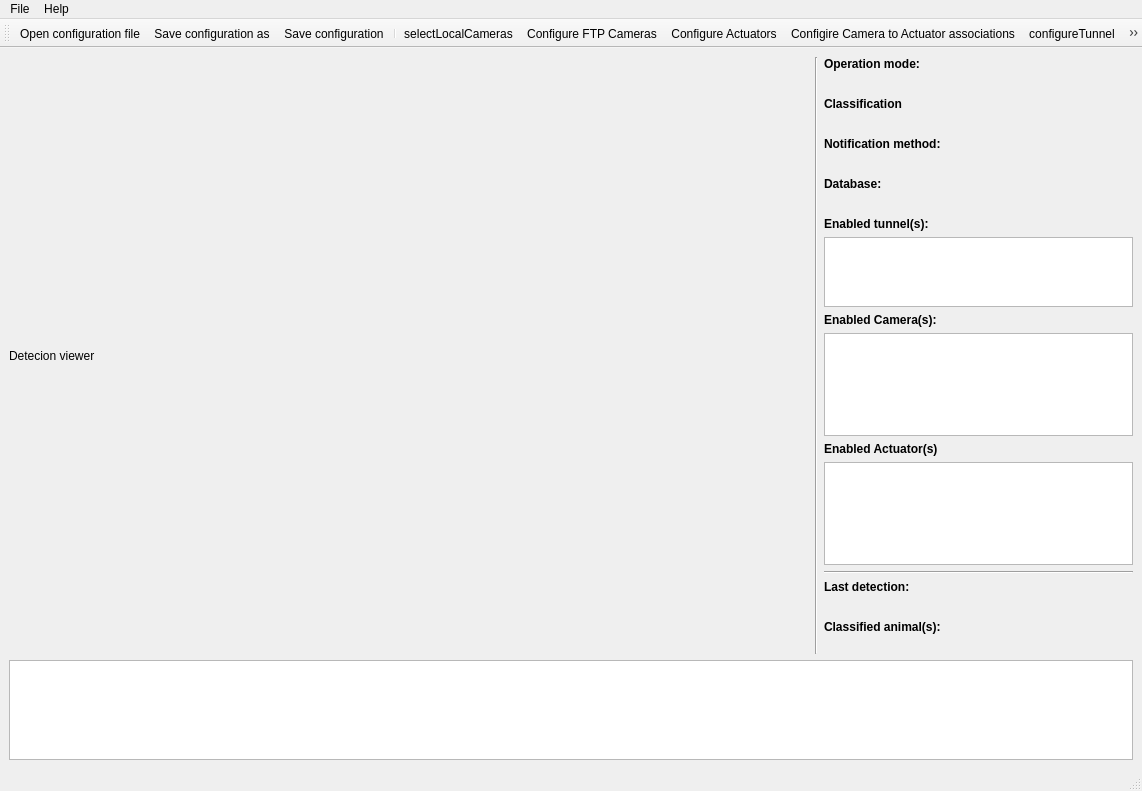
<?xml version="1.0" encoding="UTF-8"?>
<ui version="4.0">
 <class>MainWindow</class>
 <widget class="QMainWindow" name="MainWindow">
  <property name="geometry">
   <rect>
    <x>0</x>
    <y>0</y>
    <width>1142</width>
    <height>791</height>
   </rect>
  </property>
  <property name="sizePolicy">
   <sizepolicy hsizetype="MinimumExpanding" vsizetype="MinimumExpanding">
    <horstretch>0</horstretch>
    <verstretch>0</verstretch>
   </sizepolicy>
  </property>
  <property name="minimumSize">
   <size>
    <width>800</width>
    <height>600</height>
   </size>
  </property>
  <property name="windowTitle">
   <string>Wild Animals Detection and Alert System (WADAS)</string>
  </property>
  <widget class="QWidget" name="centralwidget">
   <layout class="QGridLayout" name="gridLayout" rowstretch="300,0" columnstretch="300,0,0">
    <item row="0" column="1">
     <widget class="Line" name="line">
      <property name="sizePolicy">
       <sizepolicy hsizetype="Fixed" vsizetype="MinimumExpanding">
        <horstretch>0</horstretch>
        <verstretch>0</verstretch>
       </sizepolicy>
      </property>
      <property name="orientation">
       <enum>Qt::Orientation::Vertical</enum>
      </property>
     </widget>
    </item>
    <item row="0" column="2">
     <layout class="QVBoxLayout" name="verticalLayout">
      <item>
       <widget class="QLabel" name="label_op_mode_title">
        <property name="sizePolicy">
         <sizepolicy hsizetype="MinimumExpanding" vsizetype="Preferred">
          <horstretch>0</horstretch>
          <verstretch>0</verstretch>
         </sizepolicy>
        </property>
        <property name="font">
         <font>
          <bold>true</bold>
         </font>
        </property>
        <property name="text">
         <string>Operation mode:</string>
        </property>
       </widget>
      </item>
      <item>
       <widget class="QLabel" name="label_op_mode">
        <property name="sizePolicy">
         <sizepolicy hsizetype="MinimumExpanding" vsizetype="Preferred">
          <horstretch>0</horstretch>
          <verstretch>0</verstretch>
         </sizepolicy>
        </property>
        <property name="text">
         <string/>
        </property>
       </widget>
      </item>
      <item>
       <widget class="QLabel" name="label_5">
        <property name="font">
         <font>
          <bold>true</bold>
         </font>
        </property>
        <property name="text">
         <string>Classification</string>
        </property>
       </widget>
      </item>
      <item>
       <widget class="QLabel" name="label_classification_enablement">
        <property name="text">
         <string/>
        </property>
       </widget>
      </item>
      <item>
       <widget class="QLabel" name="label_3">
        <property name="font">
         <font>
          <bold>true</bold>
         </font>
        </property>
        <property name="text">
         <string>Notification method:</string>
        </property>
       </widget>
      </item>
      <item>
       <widget class="QLabel" name="label_notification_method">
        <property name="text">
         <string/>
        </property>
       </widget>
      </item>
      <item>
       <widget class="QLabel" name="label_4">
        <property name="font">
         <font>
          <bold>true</bold>
         </font>
        </property>
        <property name="text">
         <string>Database:</string>
        </property>
       </widget>
      </item>
      <item>
       <widget class="QLabel" name="label_database">
        <property name="text">
         <string/>
        </property>
       </widget>
      </item>
      <item>
       <widget class="QLabel" name="label_enabled_tunnels">
        <property name="font">
         <font>
          <bold>true</bold>
         </font>
        </property>
        <property name="text">
         <string>Enabled tunnel(s):</string>
        </property>
       </widget>
      </item>
      <item>
       <widget class="QListWidget" name="listWidget_en_tunnels"/>
      </item>
      <item>
       <widget class="QLabel" name="label">
        <property name="sizePolicy">
         <sizepolicy hsizetype="MinimumExpanding" vsizetype="Preferred">
          <horstretch>0</horstretch>
          <verstretch>0</verstretch>
         </sizepolicy>
        </property>
        <property name="font">
         <font>
          <bold>true</bold>
         </font>
        </property>
        <property name="text">
         <string>Enabled Camera(s):</string>
        </property>
       </widget>
      </item>
      <item>
       <widget class="QListWidget" name="listWidget_en_cameras">
        <property name="sizePolicy">
         <sizepolicy hsizetype="MinimumExpanding" vsizetype="MinimumExpanding">
          <horstretch>0</horstretch>
          <verstretch>0</verstretch>
         </sizepolicy>
        </property>
       </widget>
      </item>
      <item>
       <widget class="QLabel" name="label_2">
        <property name="sizePolicy">
         <sizepolicy hsizetype="MinimumExpanding" vsizetype="Preferred">
          <horstretch>0</horstretch>
          <verstretch>0</verstretch>
         </sizepolicy>
        </property>
        <property name="font">
         <font>
          <bold>true</bold>
         </font>
        </property>
        <property name="text">
         <string>Enabled Actuator(s)</string>
        </property>
       </widget>
      </item>
      <item>
       <widget class="QListWidget" name="listWidget_en_actuators">
        <property name="sizePolicy">
         <sizepolicy hsizetype="MinimumExpanding" vsizetype="MinimumExpanding">
          <horstretch>0</horstretch>
          <verstretch>0</verstretch>
         </sizepolicy>
        </property>
       </widget>
      </item>
      <item>
       <widget class="Line" name="line_2">
        <property name="orientation">
         <enum>Qt::Orientation::Horizontal</enum>
        </property>
       </widget>
      </item>
      <item>
       <widget class="QLabel" name="label_last_detection_title">
        <property name="font">
         <font>
          <bold>true</bold>
         </font>
        </property>
        <property name="text">
         <string>Last detection:</string>
        </property>
       </widget>
      </item>
      <item>
       <widget class="QLabel" name="label_last_detection">
        <property name="sizePolicy">
         <sizepolicy hsizetype="MinimumExpanding" vsizetype="Preferred">
          <horstretch>0</horstretch>
          <verstretch>0</verstretch>
         </sizepolicy>
        </property>
        <property name="text">
         <string/>
        </property>
       </widget>
      </item>
      <item>
       <widget class="QLabel" name="label_classified_animal_title">
        <property name="font">
         <font>
          <bold>true</bold>
         </font>
        </property>
        <property name="text">
         <string>Classified animal(s):</string>
        </property>
       </widget>
      </item>
      <item>
       <widget class="QLabel" name="label_classified_animal">
        <property name="text">
         <string/>
        </property>
       </widget>
      </item>
     </layout>
    </item>
    <item row="0" column="0">
     <widget class="QLabel" name="label_image">
      <property name="enabled">
       <bool>true</bool>
      </property>
      <property name="sizePolicy">
       <sizepolicy hsizetype="MinimumExpanding" vsizetype="MinimumExpanding">
        <horstretch>0</horstretch>
        <verstretch>0</verstretch>
       </sizepolicy>
      </property>
      <property name="minimumSize">
       <size>
        <width>400</width>
        <height>300</height>
       </size>
      </property>
      <property name="maximumSize">
       <size>
        <width>800</width>
        <height>600</height>
       </size>
      </property>
      <property name="text">
       <string>Detecion viewer</string>
      </property>
     </widget>
    </item>
    <item row="1" column="0" colspan="3">
     <widget class="QPlainTextEdit" name="plainTextEdit_log">
      <property name="sizePolicy">
       <sizepolicy hsizetype="MinimumExpanding" vsizetype="MinimumExpanding">
        <horstretch>0</horstretch>
        <verstretch>0</verstretch>
       </sizepolicy>
      </property>
      <property name="minimumSize">
       <size>
        <width>400</width>
        <height>100</height>
       </size>
      </property>
     </widget>
    </item>
   </layout>
  </widget>
  <widget class="QMenuBar" name="menubar">
   <property name="geometry">
    <rect>
     <x>0</x>
     <y>0</y>
     <width>1142</width>
     <height>33</height>
    </rect>
   </property>
   <widget class="QMenu" name="menuFile">
    <property name="title">
     <string>File</string>
    </property>
    <addaction name="actionOpen_configuration_file_menu"/>
    <addaction name="actionSave_configuration_as_menu"/>
    <addaction name="actionSave_configuration_menu"/>
    <addaction name="separator"/>
    <addaction name="actionRecent_configuration"/>
    <addaction name="separator"/>
    <addaction name="actionExit"/>
   </widget>
   <widget class="QMenu" name="menuHelp">
    <property name="title">
     <string>Help</string>
    </property>
    <addaction name="actionAbout"/>
    <addaction name="actionLicense"/>
   </widget>
   <addaction name="menuFile"/>
   <addaction name="menuHelp"/>
  </widget>
  <widget class="QStatusBar" name="statusbar"/>
  <widget class="QToolBar" name="toolBar">
   <property name="windowTitle">
    <string>toolBar</string>
   </property>
   <attribute name="toolBarArea">
    <enum>TopToolBarArea</enum>
   </attribute>
   <attribute name="toolBarBreak">
    <bool>false</bool>
   </attribute>
   <addaction name="actionOpen_configuration_file"/>
   <addaction name="actionSave_configuration_as"/>
   <addaction name="actionSave_configuration"/>
   <addaction name="separator"/>
   <addaction name="actionSelectLocalCameras"/>
   <addaction name="actionConfigure_FTP_Cameras"/>
   <addaction name="actionConfigure_actuators"/>
   <addaction name="actionConfigure_camera_to_actuator_associations"/>
   <addaction name="actionconfigure_Tunnel"/>
   <addaction name="separator"/>
   <addaction name="actionActionConfigureEmail"/>
   <addaction name="actionConfigure_WA"/>
   <addaction name="actionConfigure_Telegram"/>
   <addaction name="separator"/>
   <addaction name="actionSelect_Mode"/>
   <addaction name="separator"/>
   <addaction name="actionConfigure_Ai_model"/>
   <addaction name="separator"/>
   <addaction name="actionConfigure_database"/>
   <addaction name="separator"/>
   <addaction name="actionRun"/>
   <addaction name="actionStop"/>
   <addaction name="separator"/>
   <addaction name="actionConfigure_web_interface"/>
  </widget>
  <action name="actionSelect_Mode">
   <property name="icon">
    <iconset theme="camera-web"/>
   </property>
   <property name="text">
    <string>Select Mode</string>
   </property>
   <property name="toolTip">
    <string>Select operating mode</string>
   </property>
   <property name="menuRole">
    <enum>QAction::MenuRole::NoRole</enum>
   </property>
  </action>
  <action name="actionRun">
   <property name="icon">
    <iconset theme="QIcon::ThemeIcon::MediaPlaybackStart"/>
   </property>
   <property name="text">
    <string>Run</string>
   </property>
   <property name="toolTip">
    <string>Run detection</string>
   </property>
   <property name="menuRole">
    <enum>QAction::MenuRole::NoRole</enum>
   </property>
  </action>
  <action name="actionStop">
   <property name="icon">
    <iconset theme="media-playback-stop"/>
   </property>
   <property name="text">
    <string>Stop </string>
   </property>
   <property name="toolTip">
    <string>Stop detection</string>
   </property>
   <property name="menuRole">
    <enum>QAction::MenuRole::NoRole</enum>
   </property>
  </action>
  <action name="actionActionConfigureEmail">
   <property name="icon">
    <iconset theme="emblem-mail"/>
   </property>
   <property name="text">
    <string>ActionConfigureEmail</string>
   </property>
   <property name="toolTip">
    <string>Configure Email notifications</string>
   </property>
   <property name="menuRole">
    <enum>QAction::MenuRole::NoRole</enum>
   </property>
  </action>
  <action name="actionSelectLocalCameras">
   <property name="icon">
    <iconset theme="camera-video"/>
   </property>
   <property name="text">
    <string>selectLocalCameras</string>
   </property>
   <property name="toolTip">
    <string>Configure camera(s)</string>
   </property>
   <property name="menuRole">
    <enum>QAction::MenuRole::NoRole</enum>
   </property>
  </action>
  <action name="actionConfigure_Ai_model">
   <property name="icon">
    <iconset>
     <normaloff>wadas/icons/icon-ai-24.png</normaloff>wadas/icons/icon-ai-24.png</iconset>
   </property>
   <property name="text">
    <string>Configure Ai model</string>
   </property>
   <property name="menuRole">
    <enum>QAction::MenuRole::NoRole</enum>
   </property>
  </action>
  <action name="actionOpen_configuration_file">
   <property name="icon">
    <iconset theme="document-open"/>
   </property>
   <property name="text">
    <string>Open configuration file</string>
   </property>
   <property name="menuRole">
    <enum>QAction::MenuRole::NoRole</enum>
   </property>
  </action>
  <action name="actionSave_configuration_as">
   <property name="icon">
    <iconset theme="document-save-as"/>
   </property>
   <property name="text">
    <string>Save configuration as</string>
   </property>
   <property name="toolTip">
    <string>Save configuration as ...</string>
   </property>
   <property name="menuRole">
    <enum>QAction::MenuRole::NoRole</enum>
   </property>
  </action>
  <action name="actionOpen_configuration_file_menu">
   <property name="icon">
    <iconset theme="document-open"/>
   </property>
   <property name="text">
    <string>Open configuration file</string>
   </property>
  </action>
  <action name="actionSave_configuration_as_menu">
   <property name="icon">
    <iconset theme="document-save-as"/>
   </property>
   <property name="text">
    <string>Save configuration as ...</string>
   </property>
   <property name="toolTip">
    <string>Save configuration as ...</string>
   </property>
  </action>
  <action name="actionAbout">
   <property name="icon">
    <iconset theme="dialog-question"/>
   </property>
   <property name="text">
    <string>About</string>
   </property>
  </action>
  <action name="actionLicense">
   <property name="text">
    <string>License</string>
   </property>
  </action>
  <action name="actionSave_configuration">
   <property name="icon">
    <iconset theme="document-save"/>
   </property>
   <property name="text">
    <string>Save configuration</string>
   </property>
   <property name="toolTip">
    <string>Save configuration</string>
   </property>
   <property name="menuRole">
    <enum>QAction::MenuRole::NoRole</enum>
   </property>
  </action>
  <action name="actionSave_configuration_menu">
   <property name="icon">
    <iconset theme="document-save"/>
   </property>
   <property name="text">
    <string>Save configuration</string>
   </property>
   <property name="toolTip">
    <string>Save configuration</string>
   </property>
   <property name="menuRole">
    <enum>QAction::MenuRole::NoRole</enum>
   </property>
  </action>
  <action name="actionConfigure_FTP_Cameras">
   <property name="icon">
    <iconset theme="system-file-manager"/>
   </property>
   <property name="text">
    <string>Configure FTP Cameras</string>
   </property>
   <property name="toolTip">
    <string>Configure FTP cameras and server</string>
   </property>
   <property name="menuRole">
    <enum>QAction::MenuRole::NoRole</enum>
   </property>
  </action>
  <action name="actionConfigure_actuators">
   <property name="icon">
    <iconset>
     <normaloff>wadas/icons/icon-actuator-24.png</normaloff>wadas/icons/icon-actuator-24.png</iconset>
   </property>
   <property name="text">
    <string>Configure Actuators</string>
   </property>
   <property name="toolTip">
    <string>Configure actuators</string>
   </property>
   <property name="menuRole">
    <enum>QAction::MenuRole::NoRole</enum>
   </property>
  </action>
  <action name="actionConfigure_camera_to_actuator_associations">
   <property name="icon">
    <iconset theme="insert-link"/>
   </property>
   <property name="text">
    <string>Configire Camera to Actuator associations</string>
   </property>
   <property name="toolTip">
    <string>Configure camera to actuator association(s)</string>
   </property>
   <property name="menuRole">
    <enum>QAction::MenuRole::NoRole</enum>
   </property>
  </action>
  <action name="actionConfigure_WA">
   <property name="icon">
    <iconset>
     <normaloff>wadas/icons/icon-wa.png</normaloff>wadas/icons/icon-wa.png</iconset>
   </property>
   <property name="text">
    <string>Configure WhatsApp</string>
   </property>
   <property name="toolTip">
    <string>Configure WhatsApp notifications</string>
   </property>
   <property name="menuRole">
    <enum>QAction::MenuRole::NoRole</enum>
   </property>
  </action>
  <action name="actionConfigure_Telegram">
   <property name="icon">
    <iconset>
     <normaloff>wadas/icons/telegram.png</normaloff>wadas/icons/telegram.png</iconset>
   </property>
   <property name="text">
    <string>Configure Telegram</string>
   </property>
   <property name="toolTip">
    <string>Configure Telegram notifications</string>
   </property>
   <property name="menuRole">
    <enum>QAction::MenuRole::NoRole</enum>
   </property>
  </action>
  <action name="actionRecent_configuration">
   <property name="icon">
    <iconset theme="QIcon::ThemeIcon::DocumentOpenRecent"/>
   </property>
   <property name="text">
    <string>No recent configuration</string>
   </property>
   <property name="toolTip">
    <string>Load last saved configuration</string>
   </property>
   <property name="menuRole">
    <enum>QAction::MenuRole::NoRole</enum>
   </property>
  </action>
  <action name="actionConfigure_database">
   <property name="icon">
    <iconset>
     <normaloff>wadas/icons/icon-db.png</normaloff>wadas/icons/icon-db.png</iconset>
   </property>
   <property name="text">
    <string>configure database</string>
   </property>
   <property name="toolTip">
    <string>Configure database</string>
   </property>
   <property name="menuRole">
    <enum>QAction::MenuRole::NoRole</enum>
   </property>
  </action>
  <action name="actionConfigure_web_interface">
   <property name="icon">
    <iconset theme="applications-internet"/>
   </property>
   <property name="text">
    <string>Configure web interface</string>
   </property>
   <property name="toolTip">
    <string>Configure web interface</string>
   </property>
   <property name="menuRole">
    <enum>QAction::MenuRole::NoRole</enum>
   </property>
  </action>
  <action name="actionExit">
   <property name="icon">
    <iconset theme="application-exit"/>
   </property>
   <property name="text">
    <string>Exit</string>
   </property>
  </action>
  <action name="actionconfigure_Tunnel">
   <property name="icon">
    <iconset>
     <normaloff>../../icons/tunnel.png</normaloff>../../icons/tunnel.png</iconset>
   </property>
   <property name="text">
    <string>configureTunnel</string>
   </property>
   <property name="toolTip">
    <string>Configure Tunnels to be used in tunnel mode</string>
   </property>
   <property name="menuRole">
    <enum>QAction::MenuRole::NoRole</enum>
   </property>
  </action>
 </widget>
 <resources/>
 <connections/>
</ui>
